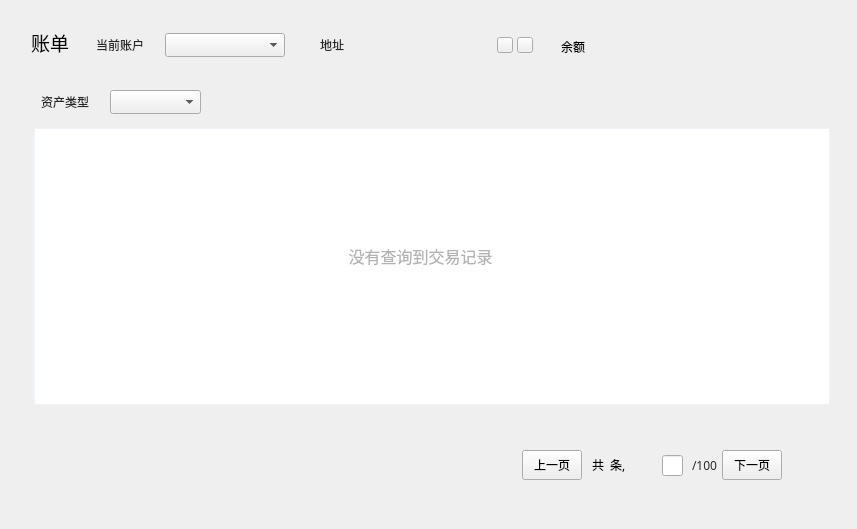
<?xml version="1.0" encoding="UTF-8"?>
<ui version="4.0">
 <class>AccountPage</class>
 <widget class="QWidget" name="AccountPage">
  <property name="geometry">
   <rect>
    <x>0</x>
    <y>0</y>
    <width>857</width>
    <height>529</height>
   </rect>
  </property>
  <property name="font">
   <font>
    <family>微软雅黑</family>
    <stylestrategy>PreferDefault</stylestrategy>
   </font>
  </property>
  <property name="windowTitle">
   <string>Form</string>
  </property>
  <property name="styleSheet">
   <string notr="true"/>
  </property>
  <widget class="QLabel" name="addressLabel2">
   <property name="geometry">
    <rect>
     <x>320</x>
     <y>33</y>
     <width>30</width>
     <height>24</height>
    </rect>
   </property>
   <property name="font">
    <font>
     <family>微软雅黑</family>
    </font>
   </property>
   <property name="styleSheet">
    <string notr="true">color: rgb(40, 40, 40);
background:transparent;</string>
   </property>
   <property name="text">
    <string>地址</string>
   </property>
  </widget>
  <widget class="QLabel" name="addressLabel">
   <property name="geometry">
    <rect>
     <x>360</x>
     <y>33</y>
     <width>130</width>
     <height>24</height>
    </rect>
   </property>
   <property name="font">
    <font>
     <family>微软雅黑</family>
     <underline>false</underline>
    </font>
   </property>
   <property name="styleSheet">
    <string notr="true">background:transparent;</string>
   </property>
   <property name="text">
    <string/>
   </property>
   <property name="scaledContents">
    <bool>true</bool>
   </property>
   <property name="textInteractionFlags">
    <set>Qt::NoTextInteraction</set>
   </property>
  </widget>
  <widget class="QToolButton" name="copyBtn">
   <property name="geometry">
    <rect>
     <x>497</x>
     <y>37</y>
     <width>16</width>
     <height>16</height>
    </rect>
   </property>
   <property name="font">
    <font>
     <family>微软雅黑</family>
    </font>
   </property>
   <property name="cursor">
    <cursorShape>PointingHandCursor</cursorShape>
   </property>
   <property name="focusPolicy">
    <enum>Qt::NoFocus</enum>
   </property>
   <property name="text">
    <string/>
   </property>
  </widget>
  <widget class="QComboBox" name="accountComboBox">
   <property name="geometry">
    <rect>
     <x>165</x>
     <y>33</y>
     <width>120</width>
     <height>24</height>
    </rect>
   </property>
   <property name="font">
    <font>
     <family>微软雅黑</family>
     <weight>50</weight>
     <bold>false</bold>
    </font>
   </property>
   <property name="focusPolicy">
    <enum>Qt::NoFocus</enum>
   </property>
  </widget>
  <widget class="QLabel" name="label_10">
   <property name="geometry">
    <rect>
     <x>31</x>
     <y>32</y>
     <width>60</width>
     <height>21</height>
    </rect>
   </property>
   <property name="font">
    <font>
     <family>微软雅黑</family>
     <pointsize>14</pointsize>
    </font>
   </property>
   <property name="styleSheet">
    <string notr="true">background:transparent;</string>
   </property>
   <property name="text">
    <string>账单</string>
   </property>
  </widget>
  <widget class="QLabel" name="label">
   <property name="geometry">
    <rect>
     <x>90</x>
     <y>33</y>
     <width>54</width>
     <height>24</height>
    </rect>
   </property>
   <property name="font">
    <font>
     <family>微软雅黑</family>
    </font>
   </property>
   <property name="styleSheet">
    <string notr="true">color: rgb(40, 40, 40);
background:transparent;</string>
   </property>
   <property name="text">
    <string>当前账户</string>
   </property>
   <property name="alignment">
    <set>Qt::AlignRight|Qt::AlignTrailing|Qt::AlignVCenter</set>
   </property>
  </widget>
  <widget class="QLabel" name="label_16">
   <property name="geometry">
    <rect>
     <x>537</x>
     <y>35</y>
     <width>48</width>
     <height>24</height>
    </rect>
   </property>
   <property name="font">
    <font>
     <family>微软雅黑</family>
    </font>
   </property>
   <property name="text">
    <string>余额</string>
   </property>
   <property name="alignment">
    <set>Qt::AlignRight|Qt::AlignTrailing|Qt::AlignVCenter</set>
   </property>
  </widget>
  <widget class="QLabel" name="balanceLabel">
   <property name="geometry">
    <rect>
     <x>599</x>
     <y>34</y>
     <width>271</width>
     <height>30</height>
    </rect>
   </property>
   <property name="font">
    <font>
     <family>微软雅黑</family>
     <pointsize>14</pointsize>
    </font>
   </property>
   <property name="styleSheet">
    <string notr="true">background:transparent;</string>
   </property>
   <property name="text">
    <string/>
   </property>
   <property name="alignment">
    <set>Qt::AlignLeading|Qt::AlignLeft|Qt::AlignVCenter</set>
   </property>
  </widget>
  <widget class="QToolButton" name="nextPageBtn">
   <property name="geometry">
    <rect>
     <x>722</x>
     <y>450</y>
     <width>60</width>
     <height>30</height>
    </rect>
   </property>
   <property name="font">
    <font>
     <family>微软雅黑</family>
    </font>
   </property>
   <property name="cursor">
    <cursorShape>PointingHandCursor</cursorShape>
   </property>
   <property name="focusPolicy">
    <enum>Qt::NoFocus</enum>
   </property>
   <property name="styleSheet">
    <string notr="true"/>
   </property>
   <property name="text">
    <string>下一页</string>
   </property>
  </widget>
  <widget class="QLineEdit" name="pageLineEdit">
   <property name="geometry">
    <rect>
     <x>662</x>
     <y>455</y>
     <width>21</width>
     <height>21</height>
    </rect>
   </property>
   <property name="alignment">
    <set>Qt::AlignCenter</set>
   </property>
  </widget>
  <widget class="QLabel" name="numberLabel">
   <property name="geometry">
    <rect>
     <x>592</x>
     <y>450</y>
     <width>61</width>
     <height>30</height>
    </rect>
   </property>
   <property name="font">
    <font>
     <family>微软雅黑</family>
    </font>
   </property>
   <property name="text">
    <string>共  条,</string>
   </property>
  </widget>
  <widget class="QLabel" name="pageLabel">
   <property name="geometry">
    <rect>
     <x>692</x>
     <y>450</y>
     <width>31</width>
     <height>30</height>
    </rect>
   </property>
   <property name="font">
    <font>
     <family>微软雅黑</family>
    </font>
   </property>
   <property name="styleSheet">
    <string notr="true">color: #282828;</string>
   </property>
   <property name="text">
    <string>/100</string>
   </property>
   <property name="alignment">
    <set>Qt::AlignLeading|Qt::AlignLeft|Qt::AlignVCenter</set>
   </property>
  </widget>
  <widget class="QToolButton" name="prePageBtn">
   <property name="geometry">
    <rect>
     <x>522</x>
     <y>450</y>
     <width>60</width>
     <height>30</height>
    </rect>
   </property>
   <property name="font">
    <font>
     <family>微软雅黑</family>
    </font>
   </property>
   <property name="cursor">
    <cursorShape>PointingHandCursor</cursorShape>
   </property>
   <property name="focusPolicy">
    <enum>Qt::NoFocus</enum>
   </property>
   <property name="styleSheet">
    <string notr="true"/>
   </property>
   <property name="text">
    <string>上一页</string>
   </property>
  </widget>
  <widget class="QTableWidget" name="accountTransactionsTableWidget">
   <property name="geometry">
    <rect>
     <x>34</x>
     <y>128</y>
     <width>796</width>
     <height>277</height>
    </rect>
   </property>
   <property name="styleSheet">
    <string notr="true">QTableWidget{border: 1px solid rgb(241,241,248);gridline-color: rgb(241,241,248)}
QHeaderView{background-color:white;min-height:47;}
QHeaderView::section{background-color: white;border: 1px solid rgb(241,241,248);
font: 12px &quot;微软雅黑&quot;;}</string>
   </property>
   <property name="verticalScrollBarPolicy">
    <enum>Qt::ScrollBarAsNeeded</enum>
   </property>
   <property name="horizontalScrollBarPolicy">
    <enum>Qt::ScrollBarAlwaysOff</enum>
   </property>
   <property name="sizeAdjustPolicy">
    <enum>QAbstractScrollArea::AdjustToContents</enum>
   </property>
   <property name="autoScroll">
    <bool>false</bool>
   </property>
   <property name="editTriggers">
    <set>QAbstractItemView::NoEditTriggers</set>
   </property>
   <property name="tabKeyNavigation">
    <bool>false</bool>
   </property>
   <property name="showDropIndicator" stdset="0">
    <bool>false</bool>
   </property>
   <property name="dragDropOverwriteMode">
    <bool>false</bool>
   </property>
   <property name="verticalScrollMode">
    <enum>QAbstractItemView::ScrollPerItem</enum>
   </property>
   <property name="horizontalScrollMode">
    <enum>QAbstractItemView::ScrollPerItem</enum>
   </property>
   <property name="showGrid">
    <bool>false</bool>
   </property>
   <attribute name="horizontalHeaderVisible">
    <bool>false</bool>
   </attribute>
   <attribute name="horizontalHeaderCascadingSectionResizes">
    <bool>true</bool>
   </attribute>
   <attribute name="verticalHeaderVisible">
    <bool>false</bool>
   </attribute>
   <attribute name="verticalHeaderCascadingSectionResizes">
    <bool>true</bool>
   </attribute>
   <column>
    <property name="text">
     <string>时间</string>
    </property>
    <property name="font">
     <font>
      <family>微软雅黑</family>
     </font>
    </property>
    <property name="textAlignment">
     <set>AlignCenter</set>
    </property>
   </column>
   <column>
    <property name="text">
     <string>区块ID</string>
    </property>
    <property name="font">
     <font>
      <family>微软雅黑</family>
     </font>
    </property>
    <property name="textAlignment">
     <set>AlignCenter</set>
    </property>
   </column>
   <column>
    <property name="text">
     <string>交易ID</string>
    </property>
    <property name="font">
     <font>
      <family>微软雅黑</family>
     </font>
    </property>
    <property name="textAlignment">
     <set>AlignCenter</set>
    </property>
   </column>
   <column>
    <property name="text">
     <string>对方账户</string>
    </property>
    <property name="font">
     <font>
      <family>微软雅黑</family>
     </font>
    </property>
    <property name="textAlignment">
     <set>AlignCenter</set>
    </property>
   </column>
   <column>
    <property name="text">
     <string>金额</string>
    </property>
    <property name="font">
     <font>
      <family>微软雅黑</family>
     </font>
    </property>
    <property name="textAlignment">
     <set>AlignCenter</set>
    </property>
   </column>
   <column>
    <property name="text">
     <string>手续费/CDC</string>
    </property>
    <property name="font">
     <font>
      <family>微软雅黑</family>
     </font>
    </property>
    <property name="textAlignment">
     <set>AlignCenter</set>
    </property>
   </column>
   <column>
    <property name="text">
     <string>备注</string>
    </property>
    <property name="font">
     <font>
      <family>微软雅黑</family>
     </font>
    </property>
    <property name="textAlignment">
     <set>AlignCenter</set>
    </property>
   </column>
  </widget>
  <widget class="QLabel" name="initLabel">
   <property name="geometry">
    <rect>
     <x>220</x>
     <y>230</y>
     <width>401</width>
     <height>51</height>
    </rect>
   </property>
   <property name="font">
    <font>
     <family>微软雅黑</family>
     <pointsize>12</pointsize>
    </font>
   </property>
   <property name="styleSheet">
    <string notr="true">color: rgb(178, 178, 178);</string>
   </property>
   <property name="text">
    <string>没有查询到交易记录</string>
   </property>
   <property name="alignment">
    <set>Qt::AlignCenter</set>
   </property>
  </widget>
  <widget class="QLabel" name="label_2">
   <property name="geometry">
    <rect>
     <x>35</x>
     <y>90</y>
     <width>54</width>
     <height>24</height>
    </rect>
   </property>
   <property name="font">
    <font>
     <family>微软雅黑</family>
    </font>
   </property>
   <property name="styleSheet">
    <string notr="true">color: rgb(40, 40, 40);
background:transparent;</string>
   </property>
   <property name="text">
    <string>资产类型</string>
   </property>
   <property name="alignment">
    <set>Qt::AlignRight|Qt::AlignTrailing|Qt::AlignVCenter</set>
   </property>
  </widget>
  <widget class="QComboBox" name="assetComboBox">
   <property name="geometry">
    <rect>
     <x>110</x>
     <y>90</y>
     <width>91</width>
     <height>24</height>
    </rect>
   </property>
   <property name="font">
    <font>
     <family>微软雅黑</family>
     <weight>50</weight>
     <bold>false</bold>
    </font>
   </property>
   <property name="focusPolicy">
    <enum>Qt::NoFocus</enum>
   </property>
  </widget>
  <widget class="QToolButton" name="qrcodeBtn">
   <property name="geometry">
    <rect>
     <x>517</x>
     <y>37</y>
     <width>16</width>
     <height>16</height>
    </rect>
   </property>
   <property name="font">
    <font>
     <family>微软雅黑</family>
    </font>
   </property>
   <property name="cursor">
    <cursorShape>PointingHandCursor</cursorShape>
   </property>
   <property name="focusPolicy">
    <enum>Qt::NoFocus</enum>
   </property>
   <property name="text">
    <string/>
   </property>
  </widget>
  <zorder>addressLabel2</zorder>
  <zorder>addressLabel</zorder>
  <zorder>accountComboBox</zorder>
  <zorder>label_10</zorder>
  <zorder>label</zorder>
  <zorder>label_16</zorder>
  <zorder>balanceLabel</zorder>
  <zorder>nextPageBtn</zorder>
  <zorder>pageLineEdit</zorder>
  <zorder>numberLabel</zorder>
  <zorder>pageLabel</zorder>
  <zorder>prePageBtn</zorder>
  <zorder>accountTransactionsTableWidget</zorder>
  <zorder>initLabel</zorder>
  <zorder>label_2</zorder>
  <zorder>assetComboBox</zorder>
  <zorder>copyBtn</zorder>
  <zorder>qrcodeBtn</zorder>
 </widget>
 <resources/>
 <connections/>
</ui>
